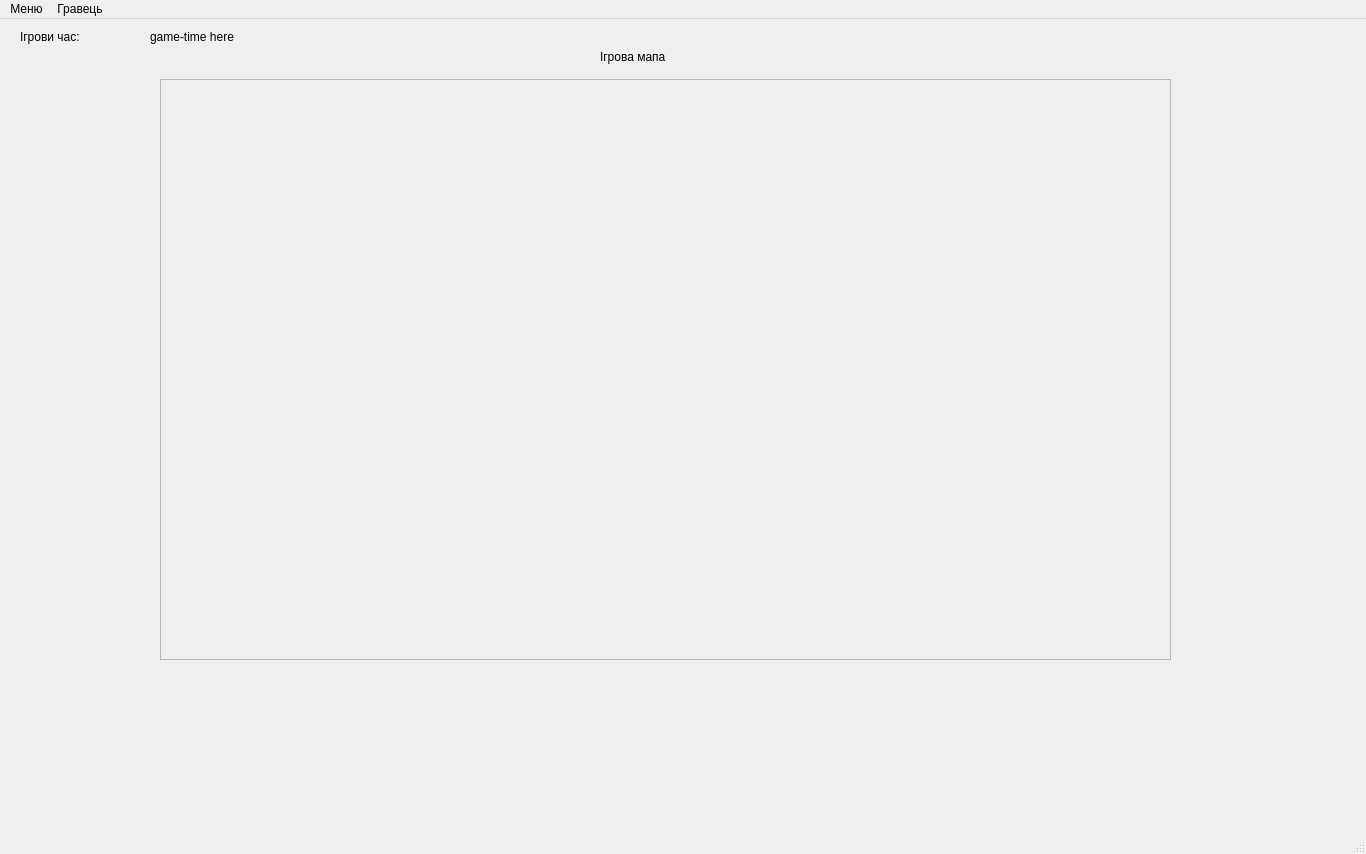
<?xml version="1.0" encoding="UTF-8"?>
<ui version="4.0">
 <class>MainWindow</class>
 <widget class="QMainWindow" name="MainWindow">
  <property name="windowModality">
   <enum>Qt::WindowModal</enum>
  </property>
  <property name="geometry">
   <rect>
    <x>0</x>
    <y>0</y>
    <width>1366</width>
    <height>854</height>
   </rect>
  </property>
  <property name="windowTitle">
   <string>MainWindow</string>
  </property>
  <property name="styleSheet">
   <string notr="true"/>
  </property>
  <widget class="QWidget" name="centralwidget">
   <widget class="QLabel" name="label">
    <property name="geometry">
     <rect>
      <x>600</x>
      <y>30</y>
      <width>101</width>
      <height>16</height>
     </rect>
    </property>
    <property name="text">
     <string>Ігрова мапа</string>
    </property>
   </widget>
   <widget class="QFrame" name="frame">
    <property name="geometry">
     <rect>
      <x>160</x>
      <y>60</y>
      <width>1011</width>
      <height>581</height>
     </rect>
    </property>
    <property name="styleSheet">
     <string notr="true">image: url(:/1/1643-Strange epic medieval map of one unknown-SD3 mediumsd3_medium-507529257.png);</string>
    </property>
    <property name="frameShape">
     <enum>QFrame::StyledPanel</enum>
    </property>
    <property name="frameShadow">
     <enum>QFrame::Raised</enum>
    </property>
   </widget>
   <widget class="QLabel" name="label_2">
    <property name="geometry">
     <rect>
      <x>20</x>
      <y>10</y>
      <width>101</width>
      <height>16</height>
     </rect>
    </property>
    <property name="text">
     <string>Ігрови час:</string>
    </property>
   </widget>
   <widget class="QLabel" name="label_3">
    <property name="geometry">
     <rect>
      <x>150</x>
      <y>10</y>
      <width>191</width>
      <height>16</height>
     </rect>
    </property>
    <property name="text">
     <string>game-time here</string>
    </property>
   </widget>
  </widget>
  <widget class="QMenuBar" name="menubar">
   <property name="geometry">
    <rect>
     <x>0</x>
     <y>0</y>
     <width>1366</width>
     <height>21</height>
    </rect>
   </property>
   <widget class="QMenu" name="menu">
    <property name="title">
     <string>Меню</string>
    </property>
   </widget>
   <widget class="QMenu" name="menu_2">
    <property name="title">
     <string>Гравець</string>
    </property>
   </widget>
   <addaction name="menu"/>
   <addaction name="menu_2"/>
  </widget>
  <widget class="QStatusBar" name="statusbar"/>
 </widget>
 <resources>
  <include location="C:/Users/Oleksii/Pictures/img.qrc"/>
 </resources>
 <connections/>
</ui>
